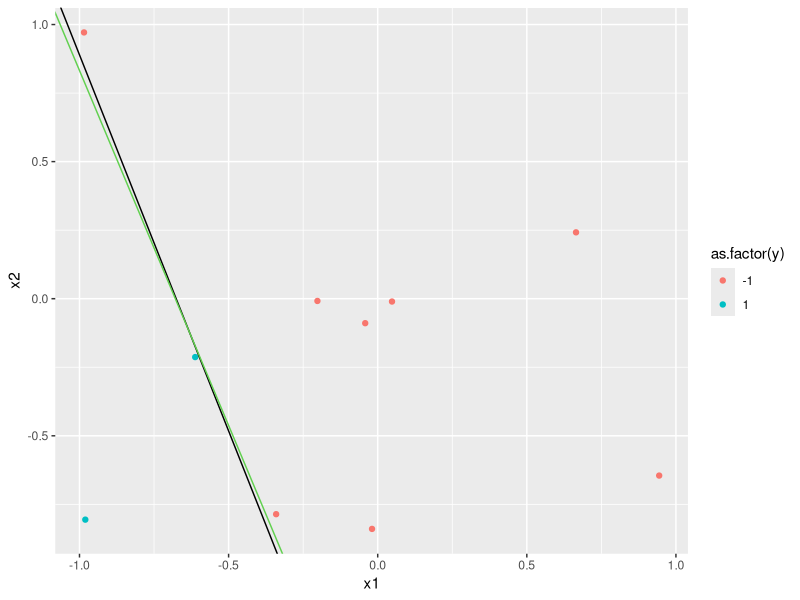

This figure's R source: (Note: a time limit stopped this script after it produced the figure.)
############### LINEAR CLASSIFICATION:  THE PERCEPTRON (POCKET) LEARNING ALGORITHM ###############
#
# The Perceptron is a learning algorithm for supervised classification on linearly separable data.  The algorithm
# is implemented as follows:
#
# Given training data, (x1, y1), (x2, y2), ... , (xn, yn);
# Initialize a weight vector, w, of all zeroes.  
# Use this initial hypothesis to classify the data as follows:
#
# h(x) = y_model = sign(t(w) * x)
#
# Randomly pick a misclassified point; sign(t(w) * xn) != yn
# Take the product of xn and yn and use it to update the weight vector
# 
# w = w + xn * yn
#
# Use the updated hypothesis to classify the data; if any points are still misclassified, choose one at random
# and repeat the algorithm until all points are classified correctly.
#
# The Perceptron learning algorithm can be modified to accomodate non-linearly separable data by keeping track
# of the weight vector that produced the best in-sample error and using it as the final set of weights after
# terminating the algorithm at a designated iteration.  This version of PLA is referred to as the Pocket algorithm.
#
# This simulation implements and examines supervised classification via the Perceptron (pocket) learning algorithm.  
# A target function f and a dataset D in d = 2 are created.  X = [-1, 1] x [-1, 1] with uniform probability of picking 
# each x in X.  Each run chooses a random line in the plane as the target function by taking the line passing through 
# two random, uniformly distributed points in [-1, 1] x [-1, 1], where one side of the line maps to +1 and the other 
# maps to -1. The inputs, x_n, of the data set are chosen as random points (uniformly in X), and the target function is 
# evaluated on each x_n to get the corresponding output, y_n. PLA is then be used to learn from this data and 
# the final hypothesis is tested against an independently generated data set.  


## Function for generating the data and, if specified, a target function
data.generate <- function(n = 10, ext = 1, generateTarget = FALSE){ 
  # Generate the points
  x1 <- runif(n, -ext, ext)
  x2 <- runif(n, -ext, ext)
  if (!generateTarget)
    return(data.frame(x1, x2))
  
  # Draw a random line in the area (target function)
  point <- runif(2, -ext, ext)
  point2 <- runif(2, -ext, ext)
  slope <- (point2[2] - point[2]) / (point2[1] - point[1])
  intercept <- point[2] - slope * point[1]
  
  # Set up a factor for point classification
  y <- as.numeric(x1 * slope + intercept > x2) * 2 - 1
  
  # Return the values in a list
  data <- data.frame(x1,x2,y)
  return(list(data = data,slope = slope, intercept = intercept))
}  


##### PLA  #####

PLA.simulate <- function(N_train = 10, N_test = 1000, numTrials = 1000, maxIterations = Inf, simulation = data.generate) {
  iterations <- numeric(numTrials)    # initializing the iteration and misclassification probability vectors
  probability <- numeric(numTrials)
  
  # Number of times to repeat the experiment is specified by numTrials
  
  for (i in 1:numTrials){
    generated <- simulation(n = N_train, generateTarget = TRUE) # generating points (set n=10 or n=100) and target function
    input <- as.matrix(cbind(1, generated$data[c(1,2)])) # creating the input matrix
    
    w <- c(0,0,0)  # initializing the weight vector
    
    #res <- apply(input,1,function(x) t(w)%*%x)  # multiplying transpose of w with each row of input matrix to get initial hypothesis function
    res <- as.vector(input %*% w) #equivalent operation
    
    best <- list(sum(sign(res) != generated$data$y)/length(res), w)  # initializing list to keep track of the best in-sample error achieved so far and the weight vector that produced it
    
    k <- 0  # initializing iteration counter
    
    while (any(sign(res) != generated$data$y) && k < maxIterations) # as long as any of the elements of res do not match the true output, y, and the iterations threshold has not been reached
                                                                    # the PLA algorithm continues to iterate  
    {                                           
      misclassified <- which(sign(res) != generated$data$y)  # getting the indices of the points for which hypothesis is wrong
      ifelse (length(misclassified) == 1, n <- misclassified, n <- sample(misclassified,1))  # randomly choose one of these points
      w <- w + generated$data$y[n]*input[n, ]                # update the weights
      res <- apply(input, 1, function(x) t(w)%*%x)           # use new weights to update the hypothesis function
      e_in <- sum(sign(res) != generated$data$y)/length(res) # calculate in-sample error
      if (e_in < best[[1]]) {
        best <- list(e_in, w) # if a the current weight vector is better than the previous best, store it
      }
      k <- k+1          # increment iteration count
    }
    
    w <- best[[2]]      #selecting the best weight vector discovered by the algorithm
    
    iterations[i] <- k  # store the number of iterations needed in this run
    
    new.data <- simulation(N_test)  # generating the test points in order to examine out-of-sample performance
    f <- as.numeric(new.data$x1 * generated$slope + generated$intercept > new.data$x2) * 2 - 1  # classifying points according to the true function f
    g <- as.numeric(new.data$x1 * (-w[2]/w[3]) - w[1]/w[3] > new.data$x2) * 2 - 1    # classifying points according to the hypothesised function g, using the 
                                                                                     # final weights provided by PLA            
    
    probability[i] <- sum(f != g)/N_test  # store the misclassification error from this run
  }
  
  # Plot the points and f and g functions from the last iteration (purely illustrative purposes)
  
  library(ggplot2)
  
  plot1 <- qplot(x1,x2,col= as.factor(y), data = generated$data) + geom_abline(intercept = generated$intercept, slope = generated$slope) +
    geom_abline(intercept = -w[1]/w[3], slope = -w[2]/w[3], col=3)
  
  print(plot1)
  
  # Final results: average of iterations and estimated misclassification probabilities
  list(iterations = mean(iterations), probability = mean(probability)) 
}

set.seed(10111)
PLA.simulate(10)  # Problems 7 & 8

PLA.simulate(100) # Problems 9 & 10
